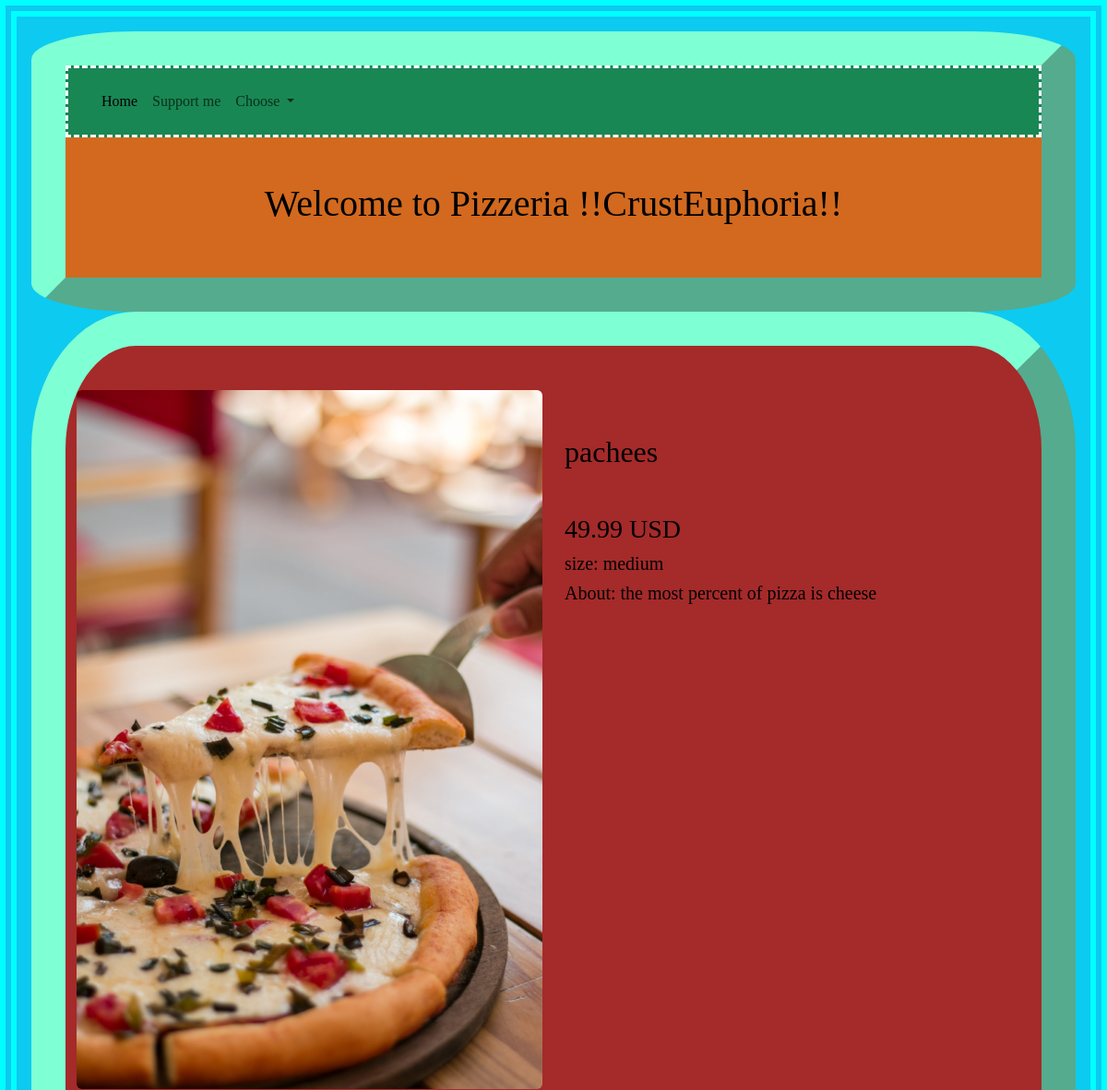
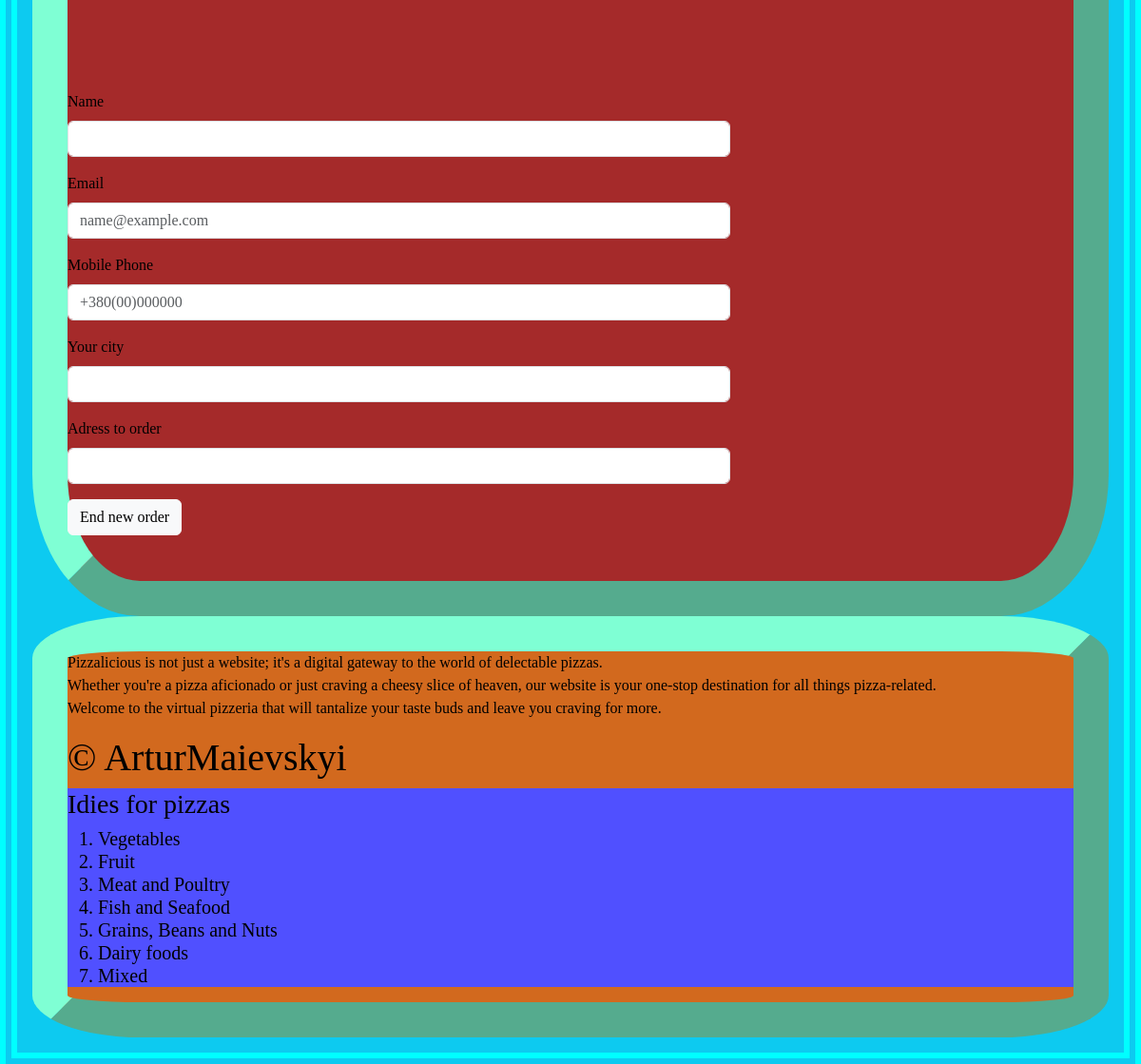
/pizza/3/buy, run on the app's committed database (2 pictures, top to bottom).
### tables this page shows
CREATE TABLE "pizza" (
	"id"	INTEGER,
	"category_id"	INTEGER NOT NULL,
	"title"	TEXT NOT NULL,
	"description"	TEXT,
	"image"	TEXT,
	"price"	REAL NOT NULL DEFAULT '29.99, 49.99, 79.99',
	"size"	TEXT DEFAULT 'Small, Medium, Large',
	"id_category"	NUMERIC NOT NULL DEFAULT 'None',
	FOREIGN KEY("category_id") REFERENCES "categories"("id"),
	PRIMARY KEY("id")
);

### app.py (the view, shortened to what this page needs)
@app.route("/pizza/<pizza_id>/buy", methods = ["GET", "POST"])
def order_pizza(pizza_id):
    pizza_obj = db_pizzas.get_pizza(pizza_id)
    return render_template('new_order_pizza.html', title="Online Pizzeria", pizza = pizza_obj)

### sql_queries.py (called while the page is built)
    def open_pizzas(self): #функція що відкриває базу даних
        self.conn =sqlite3.connect(self.db_name) # з'єднання з базою даних (БД)
        self.cursor = self.conn.cursor() #курсор (посилання) на БД

    def close_pizzas(self): #функція що закриває базу даних
        self.cursor.close()
        self.conn.close()

    def get_pizza(self, id):
        self.open_pizzas()
        self.cursor.execute("SELECT * FROM pizza WHERE id==(?)", [id])
        data_one_pizza = self.cursor.fetchone()
        self.close_pizzas()
        return data_one_pizza

### templates/new_order_pizza.html
{% extends "base.html" %}
{% block content %}
        <div class="container py-5 one_pizza">
        <div class="row">
            <div class="col-12 col-lg-6">
                <img src="{{ url_for('static', filename='img/' + pizza[4]) }}" alt="picture of pizza" class="rounded img-fluid">
            </div>
                <div class="col-12 col-lg-6">
                    <h2 class="mr-5 ml-5 mb-5 mt-5">{{pizza[2]}}</h2>
                    <h3>{{pizza[5]}} USD</h3>
                    <h5>size: {{pizza[6]}}</h5>
                    <h5>About: {{pizza[3]}}</h5>
                </div>
            </div>
        </div>
        <div class="row">
            <div class="col-12 col-md-8 my-5">
                <form action="" method="post">
                    <div class="mb-3">
                        <label for="exampleFormControlInput1" class="form-label">Name</label>
                        <input required name="name" type="text" class="form-control" id="exampleFormControlInput1">
                    </div>
                    <div class="mb-3">
                        <label for="exampleFormControlInput1" class="form-label">Email</label>
                        <input required name="email" type="email" class="form-control" id="exampleFormControlInput1" placeholder="name@example.com">
                    </div>
                    <div class="mb-3">
                        <label for="exampleFormControlInput1" class="form-label">Mobile Phone</label>
                        <input required name="phone" type="tel" class="form-control" id="exampleFormControlInput1" placeholder="+380(00)000000">
                    </div>
                    <div class="mb-3">
                        <label for="exampleFormControlInput1" class="form-label">Your city</label>
                        <input required name="city" type="text" class="form-control" id="exampleFormControlInput1">
                    </div>
                    <div class="mb-3">
                        <label for="exampleFormControlInput1" class="form-label">Adress to order</label>
                        <input required name="address" type="text" class="form-control" id="exampleFormControlInput1">
                    </div>
                    <button type="submit" class="btn btn-light my-btn">End new order</button>
                </form>
            </div>
        </div>
{% endblock %}

### static/style.css (style rules this page uses)
.all { font-family: 'Gill Sans', 'Gill Sans MT', Calibri, 'Trebuchet MS', sans-serif; font-style: inherit; }

### static/style_one.css (style rules this page uses)
body { border-style: double; border-color: aqua; border-width: 0.5cm; font-family: Georgia, 'Times New Roman', Times, serif; }

### data on the page
pizza: image (picture), title "pachees", price "49.99", size "medium", description "the most percent of pizza is cheese"
